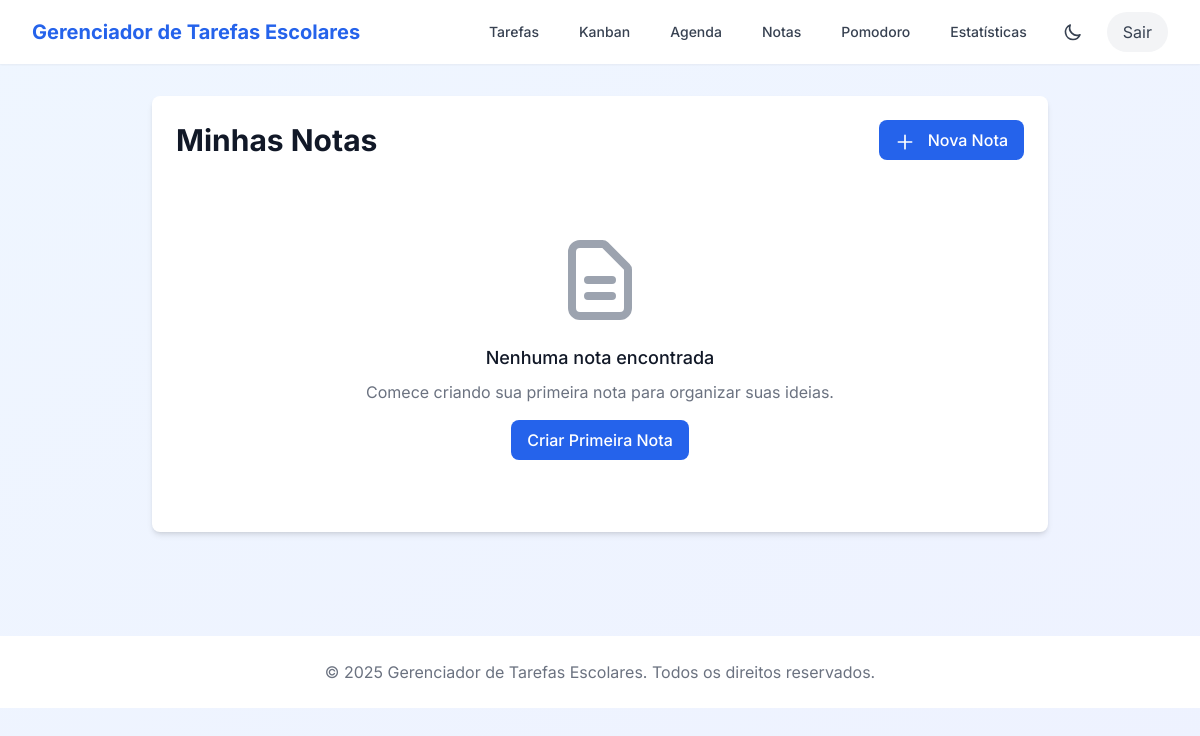
/notas (signed in), run on an earlier commit of the app's database.
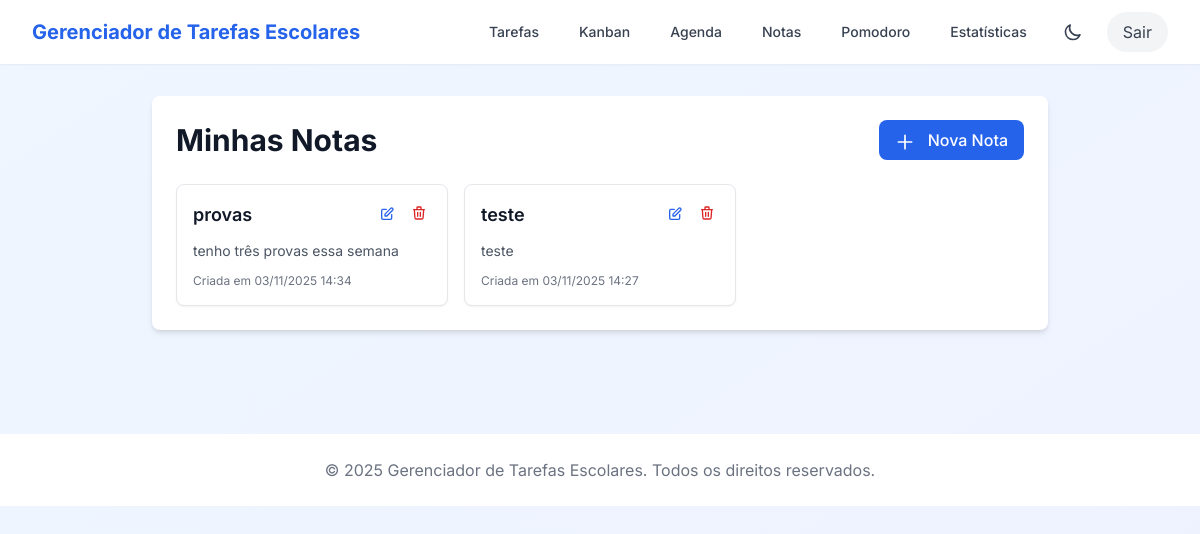
And on a later commit of the database.
### models.py (models this page shows, shortened)
class Nota(db.Model):
    __tablename__ = 'notas'
    id = db.Column(db.Integer, primary_key=True)
    titulo = db.Column(db.String(200), nullable=False)
    conteudo = db.Column(db.Text, nullable=False)
    conteudo_html = db.Column(db.Text, nullable=True)  # versão renderizada em HTML
    data_criacao = db.Column(db.DateTime, default=datetime.utcnow)
    data_modificacao = db.Column(db.DateTime, default=datetime.utcnow, onupdate=datetime.utcnow)
    favorita = db.Column(db.Boolean, default=False)
    cor_fundo = db.Column(db.String(7), default='#ffffff')  # cor de fundo da nota
    usuario_id = db.Column(db.Integer, db.ForeignKey('usuarios.id'), nullable=False)
    tarefa_id = db.Column(db.Integer, db.ForeignKey('tarefas.id'), nullable=True)  # link com tarefa se aplicável
    usuario = db.relationship('Usuario', backref='notas')
    tarefa = db.relationship('Tarefa', backref='notas_relacionadas')
    versoes = db.relationship('VersaoNota', backref='nota', lazy=True, cascade="all, delete-orphan")

### app.py (the view)
@app.route('/notas')
@login_required
def notas():
    notas_usuario = Nota.query.filter_by(usuario_id=current_user.id).order_by(Nota.data_criacao.desc()).all()
    return render_template('notas.html', notas=notas_usuario, current_user=current_user, current_year=datetime.now().year)

### app.py (called while the page is built)
@login_manager.user_loader
def load_user(user_id):
    return Usuario.query.get(int(user_id))

@app.context_processor
def inject_current_year():
    return {'current_year': datetime.now().year}

### templates/notas.html (shortened to what this page needs)
{% extends "base.html" %}
{% block content %}
<div class="max-w-4xl mx-auto">
    <div class="bg-white dark:bg-gray-800 rounded-lg shadow-md p-6 mb-6">
        <div class="flex justify-between items-center mb-6">
            <h1 class="text-3xl font-bold text-gray-900 dark:text-white">Minhas Notas</h1>
            <button onclick="mostrarFormularioCriacao()" class="bg-blue-600 hover:bg-blue-700 text-white px-4 py-2 rounded-lg font-medium transition-colors">
                <svg xmlns="http://www.w3.org/2000/svg" class="h-5 w-5 inline mr-2" fill="none" viewBox="0 0 24 24" stroke="currentColor">
                    <path stroke-linecap="round" stroke-linejoin="round" stroke-width="2" d="M12 4v16m8-8H4" />
                </svg>
                Nova Nota
            </button>
        </div>
        {% if notas %}
        <div class="grid gap-4 md:grid-cols-2 lg:grid-cols-3">
            {% for nota in notas %}
            <div class="bg-white dark:bg-gray-700 rounded-lg shadow-sm border border-gray-200 dark:border-gray-600 p-4 hover:shadow-md transition-shadow">
                <div class="flex justify-between items-start mb-3">
                    <h3 class="text-lg font-semibold text-gray-900 dark:text-white line-clamp-2">{{ nota.titulo }}</h3>
                    <div class="flex space-x-2 ml-2">
                        <button onclick="editarNota({{ nota.id }}, '{{ nota.titulo|replace("'", "\\'") }}', '{{ nota.conteudo|replace("'", "\\'")|replace('\n', '\\n')|replace('\r', '') }}')"
                                class="text-blue-600 dark:text-blue-400 hover:text-blue-800 dark:hover:text-blue-300 p-1">
                            <svg xmlns="http://www.w3.org/2000/svg" class="h-4 w-4" fill="none" viewBox="0 0 24 24" stroke="currentColor">
                                <path stroke-linecap="round" stroke-linejoin="round" stroke-width="2" d="M11 5H6a2 2 0 00-2 2v11a2 2 0 002 2h11a2 2 0 002-2v-5m-1.414-9.414a2 2 0 112.828 2.828L11.828 15H9v-2.828l8.586-8.586z" />
                            </svg>
                        </button>
                        <form method="POST" action="{{ url_for('deletar_nota', id=nota.id) }}" class="inline" onsubmit="return confirm('Tem certeza que deseja deletar esta nota?')">
                            <button type="submit" class="text-red-600 dark:text-red-400 hover:text-red-800 dark:hover:text-red-300 p-1">
                                <svg xmlns="http://www.w3.org/2000/svg" class="h-4 w-4" fill="none" viewBox="0 0 24 24" stroke="currentColor">
                                    <path stroke-linecap="round" stroke-linejoin="round" stroke-width="2" d="M19 7l-.867 12.142A2 2 0 0116.138 21H7.862a2 2 0 01-1.995-1.858L5 7m5 4v6m4-6v6m1-10V4a1 1 0 00-1-1h-4a1 1 0 00-1 1v3M4 7h16" />
                                </svg>
                            </button>
                        </form>
                    </div>
                </div>
                {% if nota.conteudo %}
                <p class="text-gray-600 dark:text-gray-300 text-sm line-clamp-3 mb-3">{{ nota.conteudo }}</p>
                {% else %}
                <p class="text-gray-400 dark:text-gray-500 text-sm italic mb-3">Sem conteúdo</p>
                {% endif %}
                <div class="text-xs text-gray-500 dark:text-gray-400">
                    Criada em {{ nota.data_criacao.strftime('%d/%m/%Y %H:%M') }}
                </div>
            </div>
            {% endfor %}
        </div>
        {% else %}
        <div class="text-center py-12">
            <h3 class="mt-4 text-lg font-medium text-gray-900 dark:text-white">Nenhuma nota encontrada</h3>
            <p class="mt-2 text-gray-500 dark:text-gray-400">Comece criando sua primeira nota para organizar suas ideias.</p>
            <button onclick="mostrarFormularioCriacao()" class="mt-4 bg-blue-600 hover:bg-blue-700 text-white px-4 py-2 rounded-lg font-medium transition-colors">
                Criar Primeira Nota
            </button>
        </div>
        {% endif %}
    </div>
</div>
{% endblock %}

What changed in the data, as far as the page shows it:
added Nota: titulo "provas", conteudo "tenho três provas essa semana", data_criacao "03/11/2025 14:34"
added Nota: titulo "teste", conteudo "teste", data_criacao "03/11/2025 14:27"
Also different on the page:
text no longer shown: "Nenhuma nota encontrada Comece criando sua primeira nota para organizar suas ideias. Criar Primeira Nota"
